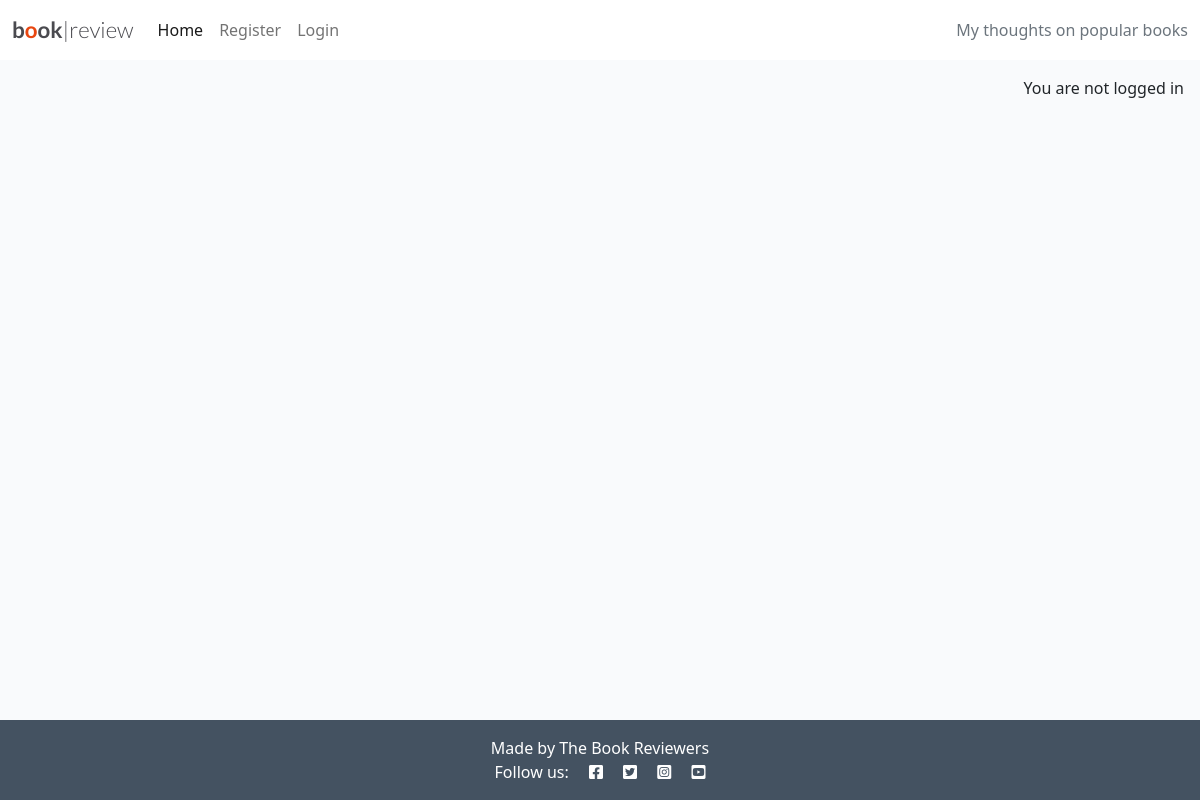
The app's page /, older data.
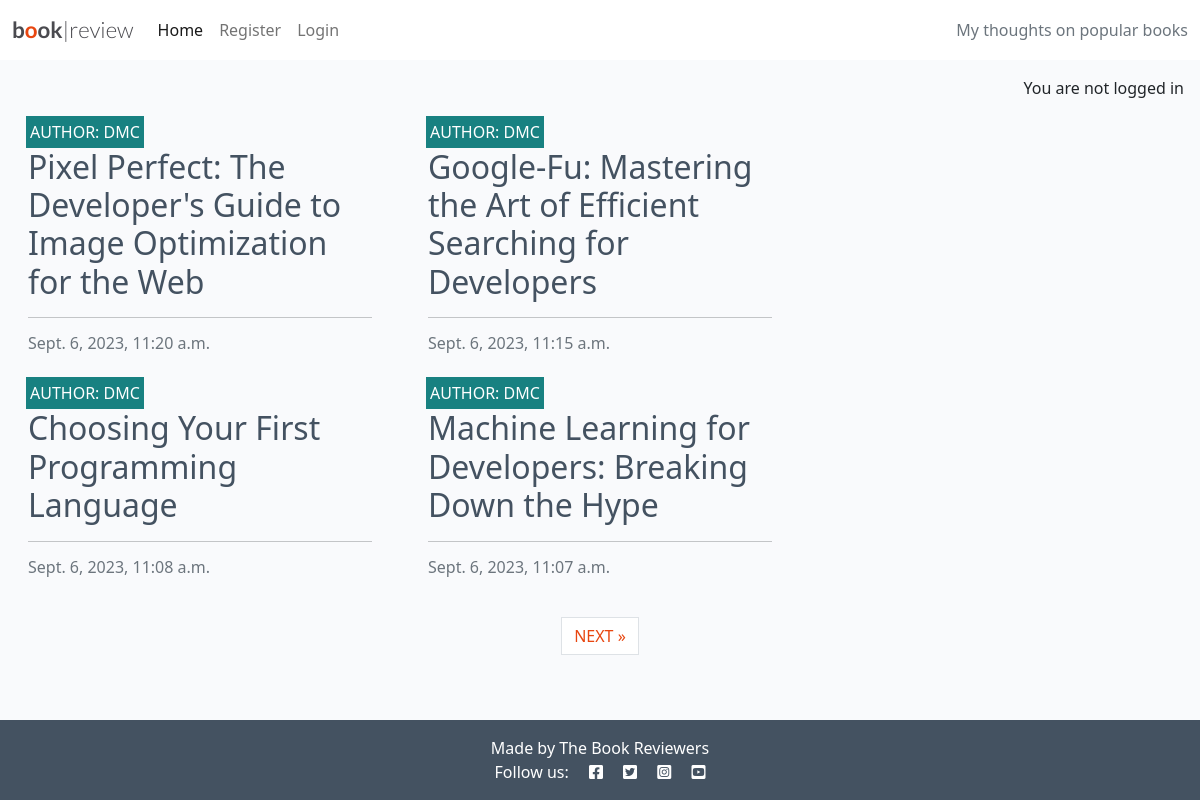
The same page, newer data.
### blog/models.py (models this page shows, shortened)
class Post(models.Model):
    title = models.CharField(max_length=200, unique=True)
    slug = models.SlugField(max_length=200, unique=True)
    author = models.ForeignKey(User, on_delete=models.CASCADE, related_name="blog_posts", default='DMC')
    content = models.TextField()
    created_on = models.DateTimeField(auto_now_add=True)
    status = models.IntegerField(choices=STATUS, default=0)
    updated_on = models.DateTimeField(auto_now=True)
    class Meta:
        ordering = ["-created_on"]

### blog/views.py (the view)
# urls.py: path('', views.PostList.as_view(), name='home'),
class PostList(generic.ListView):  # Generic view, therefore template name is inferred: post_list.html
    queryset = Post.objects.all().filter(status=1).order_by("-created_on")
    template_name = "blog/index.html"
    paginate_by = 4

### blog/templates/blog/index.html (shortened to what this page needs)
{% extends "base.html" %}
{% block content %}
<div class="container-fluid">
    <div class="row">
        <div class="col-12 mt-3 left">
            <div class="row">
                {% for post in post_list %}
                <div class="col-md-4">
                    <div class="card mb-4">
                        <div class="card-body">
                            <div class="image-container">
                                <div class="image-flash">
                                    <p class="author">Author: {{ post.author }}</p>
                                </div>
                            </div>
                            <a href="{% url 'post_detail' post.slug %}" class="post-link">
                                <h2 class="card-title">{{ post.title }}</h2>
                            </a>
                            <hr />
                            <p class="card-text text-muted h6">{{ post.created_on}}
                            </p>
                        </div>
                    </div>
                </div>
                {% if forloop.counter|divisibleby:2 %}
            </div>
            <div class="row">
                {% endif %}
                {% endfor %}
            </div>
        </div>
    </div>
    {% if is_paginated %}
    <nav aria-label="Page navigation">
        <ul class="pagination justify-content-center">
            {% if page_obj.has_next %}
            <li><a href="?page={{ page_obj.next_page_number }}" class="page-link"> NEXT &raquo;</a></li>
            {% endif %}
        </ul>
    </nav>
    {% endif %}
</div>
{% endblock %}

### templates/base.html (shortened to what this page needs)
{% load static %}
{% url 'home' as home_url %}
{% url 'account_login' as login_url %}
{% url 'account_signup' as signup_url %}
{% url 'account_logout' as logout_url %}
<!DOCTYPE html>
<html class="h-100" lang="en">
<head>
    <link rel="stylesheet" href="https://cdnjs.cloudflare.com/ajax/libs/font-awesome/5.15.3/css/all.min.css">
    <link href="https://cdn.jsdelivr.net/npm/bootstrap@5.0.1/dist/css/bootstrap.min.css" rel="stylesheet"
>
    <link rel="stylesheet" href="{% static 'css/style.css' %}">
</head>
<body class="d-flex flex-column h-100 main-bg">
    <nav class="navbar navbar-expand-lg navbar-light bg-white">
        <div class="container-fluid">
            <a class="navbar-brand" href="{% url 'home' %}"><span class="brand">b<span class="red-o">o</span>ok<span
                        class="thin">|review</span></span></a>
            <div class="collapse navbar-collapse" id="navbarText">
                <ul class="navbar-nav me-auto mb-2 mb-lg-0">
                    <li class="nav-item">
                        <a class="nav-link {% if request.path == home_url %}active{% endif %}" aria-current="page"
                            href="{% url 'home' %}">Home</a>
                    </li>
                    {% if user.is_authenticated %}
                    <li class="nav-item">
                        <a class="nav-link {% if request.path == logout_url %}active{% endif %}" aria-current="page"
                            href="{% url 'account_logout' %}">Logout</a>
                    </li>
                    {% else %}
                    <li class="nav-item">
                        <a class="nav-link {% if request.path == signup_url %}active{% endif %}" aria-current="page"
                            href="{% url 'account_signup' %}">Register</a>
                    </li>
                    <li class="nav-item">
                        <a class="nav-link {% if request.path == login_url %}active{% endif %}" aria-current="page"
                            href="{% url 'account_login' %}">Login</a>
                    </li>
                    {% endif %}
                </ul>
                <span class="navbar-text text-muted">
                    My thoughts on popular books
                </span>
            </div>
        </div>
    </nav>
    <main class="flex-shrink-0 main-bg">
        {% if user.is_authenticated %}
        <p class="text-end m-3">You are logged in as {{ user }}</p>
        {% else %}
        <p class="text-end m-3">You are not logged in</p>
        {% endif %}
        {% block content %}{% endblock content %}
    </main>
    <footer class="footer mt-auto py-3 dark-bg">
        <p class="m-0 text-center text-white">Made by The Book Reviewers</p>
        <p class="m-0 text-center text-white">Follow us: <i class="fab fa-facebook-square ms-3"></i>
            <i class="fab fa-twitter-square ms-3"></i>
            <i class="fab fa-instagram-square ms-3"></i>
            <i class="fab fa-youtube-square ms-3"></i>
        </p>
    </footer>
</body>
</html>

### static/css/style.css (style rules this page uses)
body { background-color: #F9FAFC; }
.brand { font-family: Lato, sans-serif; font-size: 1.4rem; font-weight: 700; color: #4A4A4F; }
.red-o { color: #E84610; }
.thin { font-weight: 300; }
.dark-bg { background-color: #445261; }
.main-bg { background-color: #F9FAFC; }
.card { border: none; background-color: transparent; }
.image-container { position: relative; }
.image-flash { position: absolute; bottom: 5%; min-width: 30%; left: -2px; background-color: #188181; }
.author { color: white; margin: 4px; text-transform: uppercase; }
.post-link { text-decoration: none; color: #445261; }
.post-link:hover, .page-link { color: #E84610; }

Row changes from the older to the newer data that the page shows:
added Post: author "DMC", title "Pixel Perfect: The Developer's Guide to Image Optimization for the Web", created_on "Sept. 6, 2023, 11:20 a.m."
added Post: author "DMC", title "Google-Fu: Mastering the Art of Efficient Searching for Developers", created_on "Sept. 6, 2023, 11:15 a.m."
added Post: author "DMC", title "Choosing Your First Programming Language", created_on "Sept. 6, 2023, 11:08 a.m."
added Post: author "DMC", title "Machine Learning for Developers: Breaking Down the Hype", created_on "Sept. 6, 2023, 11:07 a.m."
Text that changed along with them:
text now shown: "NEXT »"
